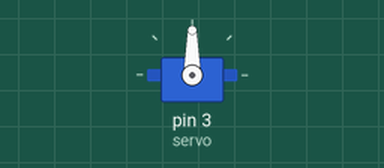
Bench run of a sketch on a simulated Arduino Uno, built with avr-gcc and run on an emulated ATmega328P. On the bench: servo.

Above: at 0.05 s.
Timing chart, 0 to 4.6 s (numbered marks = the images above):
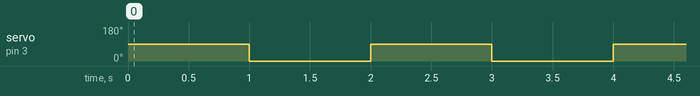

The sketch:

Servo_Motor.ino
```cpp
#include <Servo.h>
Servo servo_2;

int servo =3;

void setup()
{
  servo_2.attach(servo, 500, 2500);
}

void loop()
{
  servo_2.write(90);
  delay(1000); // Wait for 1000 millisecond(s)
  servo_2.write(0);
  delay(1000); // Wait for 1000 millisecond(s)
}
```

Measured:
- by itself, servo on pin 3 (servo): alternates 90° for 1.0 s and 0° for 1.0 s
